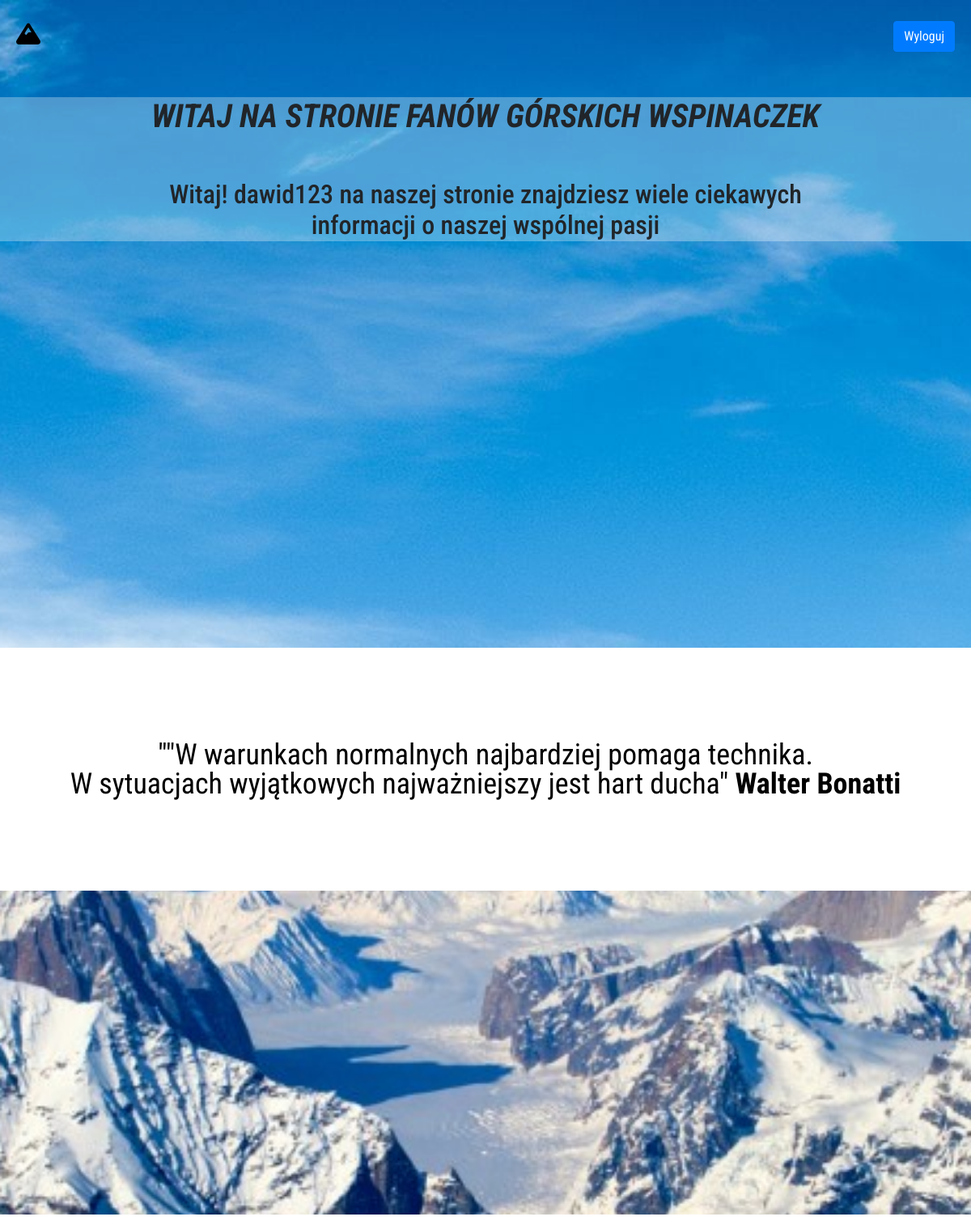
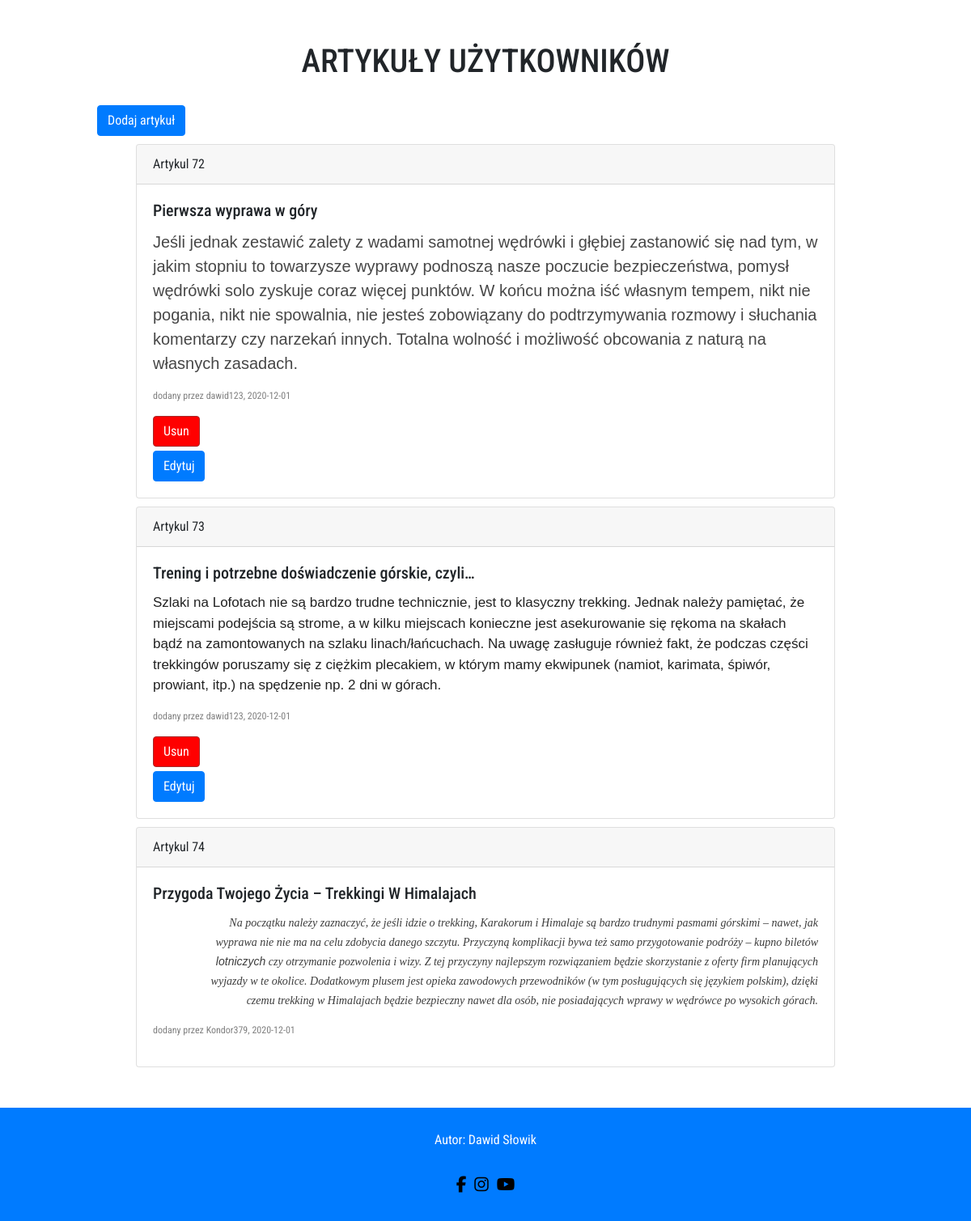
Page /index.php (signed in) on the committed database (2 pictures, top to bottom).
### tables this page shows
CREATE TABLE `articles` (
  `id_artykul` int(11) NOT NULL,
  `id_user` int(11) NOT NULL,
  `data_utworzenia` date NOT NULL,
  `data_edycji` date NOT NULL,
  `tytul` varchar(100) NOT NULL,
  `tresc` longtext NOT NULL
);

CREATE TABLE `users` (
  `id_user` int(11) NOT NULL,
  `login` varchar(30) NOT NULL,
  `haslo` varchar(255) NOT NULL,
  `uprawnienia` int(11) NOT NULL
);

### index.php (the view, shortened to what this page needs)
<!DOCTYPE html>
<html lang="en">
<head>
    <link rel="stylesheet" href="https://maxcdn.bootstrapcdn.com/bootstrap/4.5.2/css/bootstrap.min.css">
    <link rel="stylesheet" href="https://stackpath.bootstrapcdn.com/font-awesome/4.7.0/css/font-awesome.min.css.">
    <link rel="stylesheet" href="style.css">
</head>
<body>
    <div class="parallax first">
        <nav>
            <div class="logo"><i class="fas fa-mountain"></i></div>
            <div class="navElements">
                <?php if (isset($_SESSION['logged']) && $_SESSION['logged'] == 1) echo '<button type="button" class="btn btn-primary" onclick="window.location=\'logout.php\'">Wyloguj</button>'; ?>
            </div>
        </nav>
        <div class="witaj">
            <div class="background">
                <h1><i>Witaj na stronie fanów górskich wspinaczek</i> </h1><br>
                <?php if (isset($_SESSION['logged']) && $_SESSION['logged'] == 1) {
                    $user = $_SESSION['user'];
                    echo '<h2 style="text-transform: none;">Witaj! ' . $user . ' na naszej stronie znajdziesz wiele ciekawych <br> informacji o naszej wspólnej pasji</h2>';
                } ?>
            </div>
        </div>
    </div>
    <div class="hello">
        <p>""W warunkach normalnych najbardziej pomaga technika. <br> W sytuacjach wyjątkowych najważniejszy jest hart ducha" <span style="font-weight: 700;">Walter Bonatti</span>
        </p>
    </div>
    <div class="parallax second"></div>
    <div class="wrapper">
        <main>
            <h1 style="text-transform: uppercase;">Artykuły użytkowników</h1>
            <?php if (isset($_SESSION['logged']) && $_SESSION['logged'] == 1) {
                echo '<button type="button" class="btn btn-primary" onclick="window.location=\'article_add.php\'">Dodaj artykuł</button>';
                require('connect.php');
                $query = "SELECT login, tresc, tytul, data_utworzenia, id_artykul from articles join users on articles.id_user=users.id_user";
                $result = mysqli_query($connection, $query);
                if ($result) {
                    while ($row = mysqli_fetch_assoc($result)) {
                        $tytul = $row['tytul'];
                        $tresc = $row['tresc'];
                        $login = $row['login'];
                        $data = $row['data_utworzenia'];
                        $idArticle = $row['id_artykul'];
                        $who = $_SESSION['user'];
                        echo "<div id=\"$idArticle\" class=\"card\">
                              <div class=\"card-header\">Artykul $idArticle</div>
                                <div class=\"card-body\">
                                <h5 class=\"card-title\">$tytul</h5>
                                <div class=\"card-text\">$tresc</div>
                              ";
                        echo "<p style=\"color: gray; font-size: 12px;\">dodany przez $login, $data</p>";
                        if ($who == $login || $who == 'admin') {
                            echo '<form method="post" action="article_delete.php">';
                            echo '<input type="submit" style="background-color: red; border-color: brown;" class="btn btn-primary" type="button" value="Usun" name="btnDelete">';
                            echo '</form>';
                            echo '<form  method="post" action="article_edit.php">';
                            echo '<input type="submit" style="margin-top: 5px; " class="btn btn-primary" type="button" value="Edytuj" name="btnEdit">';
                            echo '</form>';
                        }
                        echo "</div>
                                </div>";
                    }
                }
            } else {
                echo '<div class="nieZalogowany"><p>Zaloguj się aby zobaczyć zawartość</p></div>';
            }
            ?>
        </main>
    </div>
    <footer>
        <div class="napis">Autor: Dawid Słowik</div>
        <div class="social">
            <div class="fb"><a href="https:\\www.facebook.com" target="_blank"><i class="fab fa-facebook-f"></i></a></div>
            <div class="ig"><a href="https:\\www.instagram.com" target="_blank"><i class="fab fa-instagram"></i></a></div>
            <div class="yt"><a href="https:\\www.youtube.com" target="_blank"><i class="fab fa-youtube"></i></a></div>
        </div>
    </footer>
</body>
</html>

### style.css (style rules this page uses)
* { border: 0; padding: 0; box-sizing: border-box; }
body, html { height: 100%; font-family: 'Roboto Condensed', sans-serif; }
.parallax { background-image: url(images/3.jpg); height: 100%; background-attachment: fixed; background-position: center; background-repeat: no-repeat; background-size: cover; }
.first { display: flex; flex-direction: column; }
.first .logo { font-size: 30px; }
.first .logo i { transition: .2s; color: black; }
.first nav { font-size: 30px; padding: 20px; background-color: rgba(255, 255, 255, 0); position: fixed; width: 100%; top: 0; left: 0; z-index: 2; display: flex; justify-content: space-between; }
.first .witaj { flex-grow: 1; text-align: center; font-size: 30px; text-transform: uppercase; padding-top: 10%; }
.background { width: 100%; margin: auto; background-color: rgba(255, 255, 255, .3); }
.first h1 { font-weight: 700; }
.second { background-image: url(images/4.jpg); height: 50%; }
.hello { height: 300px; background-color: white; color: black; font-size: 36px; width: 100%; line-height: 100%; position: relative; }
.hello p { position: absolute; top: 50%; left: 50%; transform: translate(-50%, -50%); width: 100%; text-align: center; }
.wrapper { background-color: white; min-height: 50vh; }
.wrapper main { width: 80%; margin: auto; margin-top: 5%; }
.wrapper main h1 { text-align: center; margin-bottom: 30px; }
.card { margin: auto; width: 90%; margin-top: 10px; }
footer { margin-top: 50px; background-color: rgb(0, 123, 255); height: 10vh; width: 100%; line-height: 10vh; text-align: center; font-size: 16px; color: white; display: flex; align-items: center; flex-direction: column; }
footer .napis { z-index: 1; }
footer .social { color: black; display: flex; justify-content: center; background-color: rgb(0, 123, 255); width: 100%; margin-top: -30px; }
footer .social div { margin: 5px; font-size: 20px; }
footer .social div a { color: black; }

### rows in the picture
articles: id_artykul "72", tytul "Pierwsza wyprawa w góry", tresc "Jeśli jednak zestawić zalety z wadami samotnej wędrówki i głębiej zastanowić się nad tym, w jakim stopniu to towarzysze wyprawy podnoszą nasze poczucie bezpieczeństwa, pomysł wędrówki solo zyskuje coraz więcej punktów. W końcu można iść własnym tempem, nikt nie pogania, nikt nie spowalnia, nie jesteś zobowiązany do podtrzymywania rozmowy i słuchania komentarzy czy narzekań innych. Totalna wolność i możliwość obcowania z naturą na własnych zasadach.", id_user.login "dawid123", data_utworzenia "2020-12-01"
articles: id_artykul "73", tytul "Trening i potrzebne doświadczenie górskie, czyli…", tresc "Szlaki na Lofotach nie są bardzo trudne technicznie, jest to klasyczny trekking. Jednak należy pamiętać, że miejscami podejścia są strome, a w kilku miejscach konieczne jest asekurowanie się rękoma na skałach bądź na zamontowanych na szlaku linach/łańcuchach. Na uwagę zasługuje również fakt, że podczas części trekkingów poruszamy się z ciężkim plecakiem, w którym mamy ekwipunek (namiot, karimata, śpiwór, prowiant, itp.) na spędzenie np. 2 dni w górach.", id_user.login "dawid123", data_utworzenia "2020-12-01"
articles: id_artykul "74", tytul "Przygoda Twojego Życia – Trekkingi W Himalajach", tresc "Na początku należy zaznaczyć, że jeśli idzie o trekking, Karakorum i Himalaje są bardzo trudnymi pasmami górskimi – nawet, jak wyprawa nie nie ma na celu zdobycia danego szczytu. Przyczyną komplikacji bywa też samo przygotowanie podróży – kupno biletów lotniczych czy otrzymanie pozwolenia i wizy. Z tej przyczyny najlepszym rozwiązaniem będzie skorzystanie z oferty firm planujących wyjazdy w te okolice. Dodatkowym plusem jest opieka zawodowych przewodników (w tym posługujących się językiem polskim), dzięki czemu trekking w Himalajach będzie bezpieczny nawet dla osób, nie posiadających wprawy w wędrówce po wysokich górach.", id_user.login "Kondor379", data_utworzenia "2020-12-01"

### other values in the picture
$user "dawid123"
